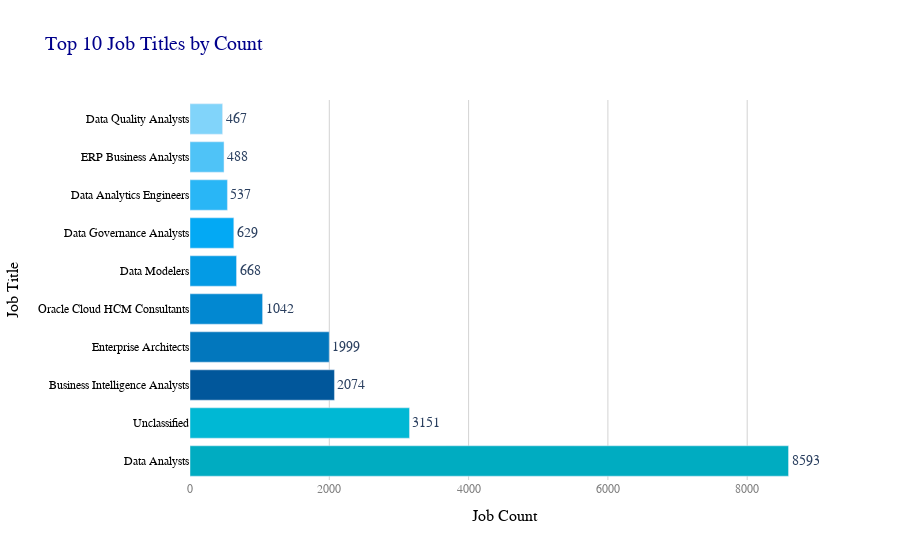

Here is the notebook cell this chart was saved with:
### Markdown cell above
# Top 10 Job Titles by Count
- Identify the most frequently posted job titles.
- **Aggregate Data**
  - Count the occurrences of each **job title (`TITLE_NAME`)**.
  - Select the **top 10 most frequent titles**.
- **Visualize results**
  - Create a **bar chart** where:
    - **X-axis** = `TITLE_NAME`
    - **Y-axis** = `Job Count`
  - Apply custom colors and font styles.
- **Explanation:** Write two sentences about what the graph reveals.

### Code cell
title_counts = (
    df.filter(col("TITLE_NAME").isNotNull())
      .groupBy("TITLE_NAME")
      .agg(count("*").alias("JOB_COUNT"))
)

top10_titles = title_counts.orderBy(col("JOB_COUNT").desc()).limit(10).toPandas()

top10_titles = top10_titles.sort_values(by="JOB_COUNT", ascending=True)

custom_colors = ['#81D4FA', '#4FC3F7', '#29B6F6', '#03A9F4', '#039BE5',
                 '#0288D1', '#0277BD', '#01579B', '#00B8D4', '#00ACC1']

fig = px.bar(
    top10_titles,
    x="JOB_COUNT",
    y="TITLE_NAME",
    orientation="h",
    title="Top 10 Job Titles by Count",
    color="TITLE_NAME",
    color_discrete_sequence=custom_colors,
    text="JOB_COUNT"
)

fig.update_layout(
    font=dict(family="Times New Roman", size=14),
    title_font=dict(family="Times New Roman", size=20, color="darkblue"),
    xaxis=dict(
        title="Job Count",
        title_font=dict(size=16, color="black"),
        tickfont=dict(size=12, color="gray"),
        showgrid=True,
        gridcolor="lightgray"
    ),
    yaxis=dict(
        title="Job Title",
        title_font=dict(size=16, color="black"),
        tickfont=dict(size=12, color="black"),
        showgrid=False
    ),
    plot_bgcolor="white",
    showlegend=False
)

fig.update_traces(textposition='outside')

fig.show()

### Figure 1 — Plotly figure (JSON) as saved in the notebook; plotly's stock layout.template omitted (floating-point values rounded to 4 significant figures)
{"data": [{"hovertemplate": "TITLE_NAME=%{y}<br>JOB_COUNT=%{text}<extra></extra>", "legendgroup": "Data Quality Analysts", "marker": {"color": "#81D4FA", "pattern": {"shape": ""}}, "name": "Data Quality Analysts", "orientation": "h", "showlegend": true, "text": [467.0], "textposition": "outside", "type": "bar", "x": [467], "xaxis": "x", "y": ["Data Quality Analysts"], "yaxis": "y"}, {"hovertemplate": "TITLE_NAME=%{y}<br>JOB_COUNT=%{text}<extra></extra>", "legendgroup": "ERP Business Analysts", "marker": {"color": "#4FC3F7", "pattern": {"shape": ""}}, "name": "ERP Business Analysts", "orientation": "h", "showlegend": true, "text": [488.0], "textposition": "outside", "type": "bar", "x": [488], "xaxis": "x", "y": ["ERP Business Analysts"], "yaxis": "y"}, {"hovertemplate": "TITLE_NAME=%{y}<br>JOB_COUNT=%{text}<extra></extra>", "legendgroup": "Data Analytics Engineers", "marker": {"color": "#29B6F6", "pattern": {"shape": ""}}, "name": "Data Analytics Engineers", "orientation": "h", "showlegend": true, "text": [537.0], "textposition": "outside", "type": "bar", "x": [537], "xaxis": "x", "y": ["Data Analytics Engineers"], "yaxis": "y"}, {"hovertemplate": "TITLE_NAME=%{y}<br>JOB_COUNT=%{text}<extra></extra>", "legendgroup": "Data Governance Analysts", "marker": {"color": "#03A9F4", "pattern": {"shape": ""}}, "name": "Data Governance Analysts", "orientation": "h", "showlegend": true, "text": [629.0], "textposition": "outside", "type": "bar", "x": [629], "xaxis": "x", "y": ["Data Governance Analysts"], "yaxis": "y"}, {"hovertemplate": "TITLE_NAME=%{y}<br>JOB_COUNT=%{text}<extra></extra>", "legendgroup": "Data Modelers", "marker": {"color": "#039BE5", "pattern": {"shape": ""}}, "name": "Data Modelers", "orientation": "h", "showlegend": true, "text": [668.0], "textposition": "outside", "type": "bar", "x": [668], "xaxis": "x", "y": ["Data Modelers"], "yaxis": "y"}, {"hovertemplate": "TITLE_NAME=%{y}<br>JOB_COUNT=%{text}<extra></extra>", "legendgroup": "Oracle Cloud HCM Consultants", "marker": {"color": "#0288D1", "pattern": {"shape": ""}}, "name": "Oracle Cloud HCM Consultants", "orientation": "h", "showlegend": true, "text": [1042.0], "textposition": "outside", "type": "bar", "x": [1042], "xaxis": "x", "y": ["Oracle Cloud HCM Consultants"], "yaxis": "y"}, {"hovertemplate": "TITLE_NAME=%{y}<br>JOB_COUNT=%{text}<extra></extra>", "legendgroup": "Enterprise Architects", "marker": {"color": "#0277BD", "pattern": {"shape": ""}}, "name": "Enterprise Architects", "orientation": "h", "showlegend": true, "text": [1999.0], "textposition": "outside", "type": "bar", "x": [1999], "xaxis": "x", "y": ["Enterprise Architects"], "yaxis": "y"}, {"hovertemplate": "TITLE_NAME=%{y}<br>JOB_COUNT=%{text}<extra></extra>", "legendgroup": "Business Intelligence Analysts", "marker": {"color": "#01579B", "pattern": {"shape": ""}}, "name": "Business Intelligence Analysts", "orientation": "h", "showlegend": true, "text": [2074.0], "textposition": "outside", "type": "bar", "x": [2074], "xaxis": "x", "y": ["Business Intelligence Analysts"], "yaxis": "y"}, {"hovertemplate": "TITLE_NAME=%{y}<br>JOB_COUNT=%{text}<extra></extra>", "legendgroup": "Unclassified", "marker": {"color": "#00B8D4", "pattern": {"shape": ""}}, "name": "Unclassified", "orientation": "h", "showlegend": true, "text": [3151.0], "textposition": "outside", "type": "bar", "x": [3151], "xaxis": "x", "y": ["Unclassified"], "yaxis": "y"}, {"hovertemplate": "TITLE_NAME=%{y}<br>JOB_COUNT=%{text}<extra></extra>", "legendgroup": "Data Analysts", "marker": {"color": "#00ACC1", "pattern": {"shape": ""}}, "name": "Data Analysts", "orientation": "h", "showlegend": true, "text": [8593.0], "textposition": "outside", "type": "bar", "x": [8593], "xaxis": "x", "y": ["Data Analysts"], "yaxis": "y"}], "layout": {"barmode": "relative", "font": {"family": "Times New Roman", "size": 14}, "legend": {"title": {"text": "TITLE_NAME"}, "tracegroupgap": 0}, "plot_bgcolor": "white", "showlegend": false, "title": {"font": {"color": "darkblue", "family": "Times New Roman", "size": 20}, "text": "Top 10 Job Titles by Count"}, "xaxis": {"anchor": "y", "domain": [0, 1], "gridcolor": "lightgray", "showgrid": true, "tickfont": {"color": "gray", "size": 12}, "title": {"font": {"color": "black", "size": 16}, "text": "Job Count"}}, "yaxis": {"anchor": "x", "categoryarray": ["Data Analysts", "Unclassified", "Business Intelligence Analysts", "Enterprise Architects", "Oracle Cloud HCM Consultants", "Data Modelers", "Data Governance Analysts", "Data Analytics Engineers", "ERP Business Analysts", "Data Quality Analysts"], "categoryorder": "array", "domain": [0, 1], "showgrid": false, "tickfont": {"color": "black", "size": 12}, "title": {"font": {"color": "black", "size": 16}, "text": "Job Title"}}}}
